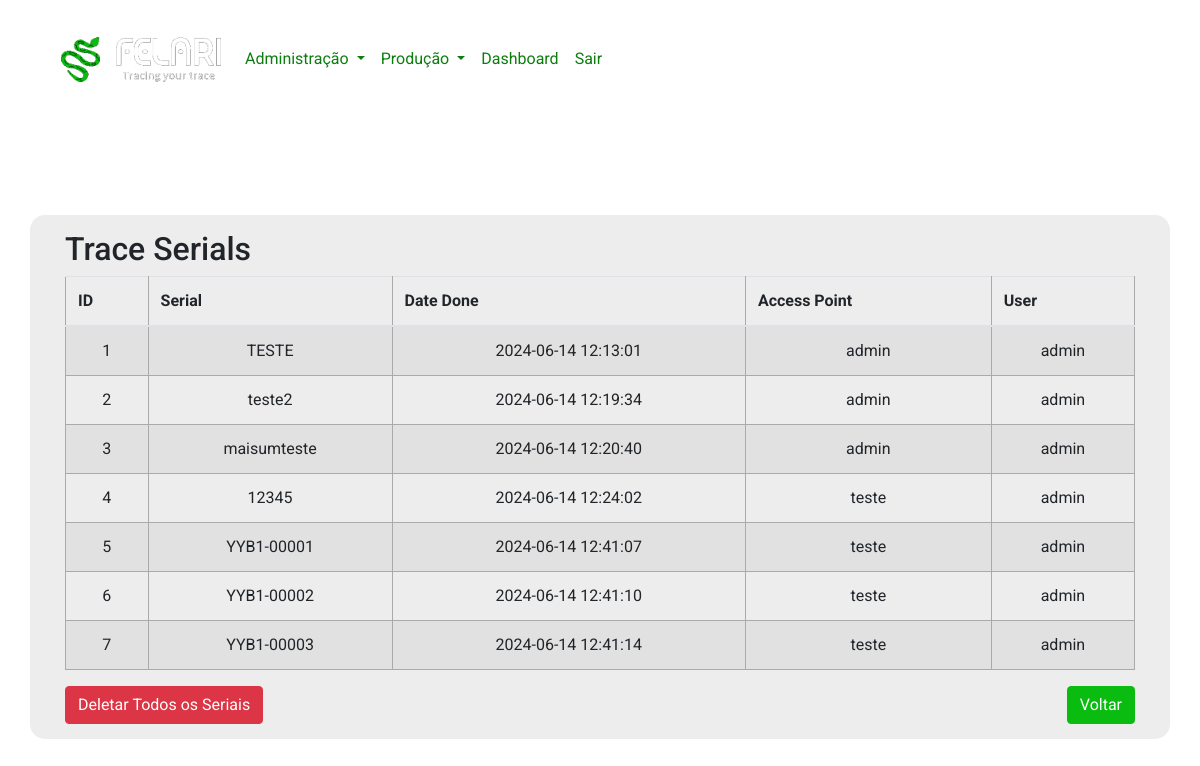
The app's page /trace_serials (signed in), older data.
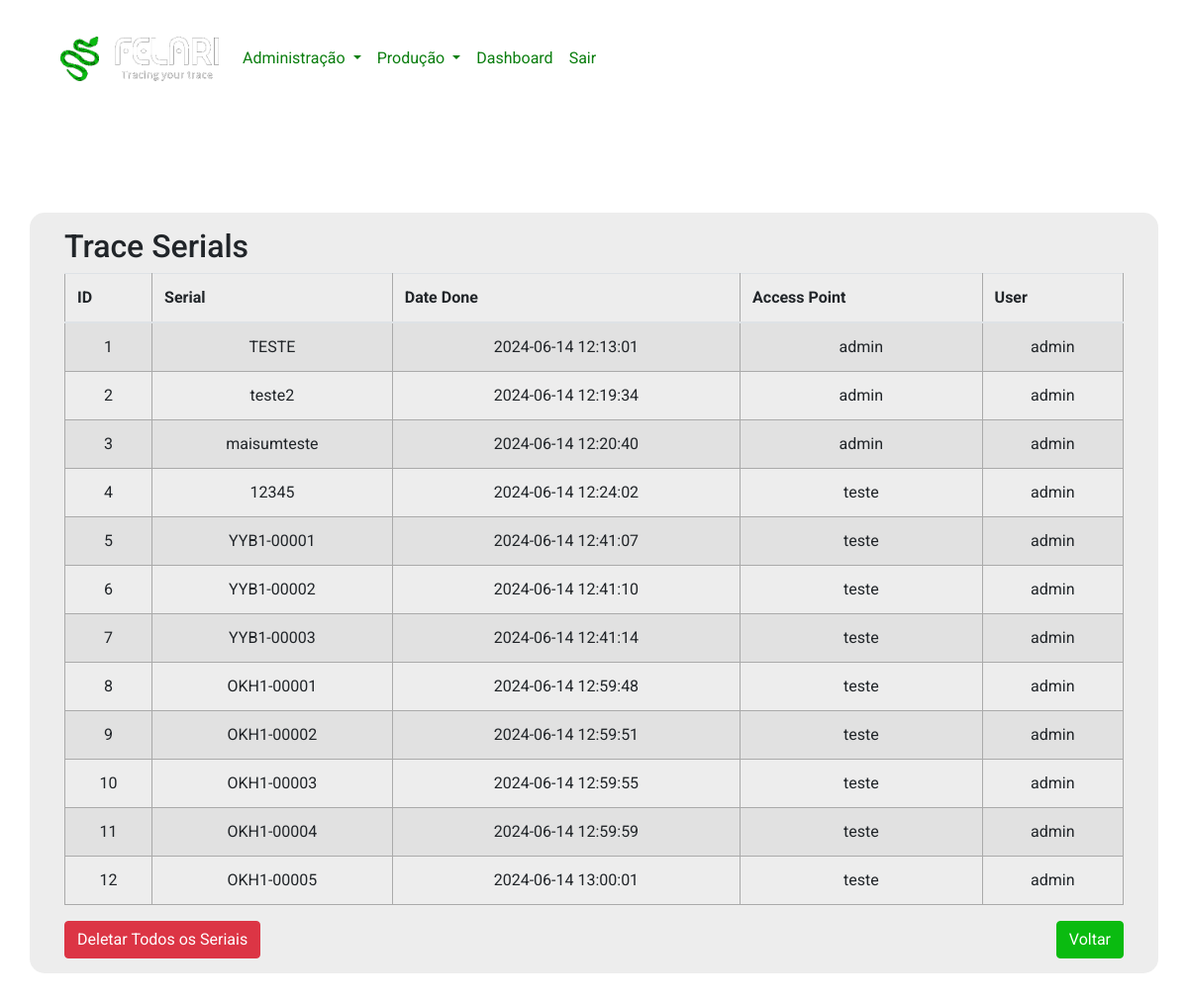
The same page, newer data.
### app.py (models this page shows, shortened)
class TraceSerial(db.Model):
    id = db.Column(db.Integer, primary_key=True)
    serial = db.Column(db.String(50), nullable=False)
    date_done = db.Column(db.DateTime, nullable=False, default=datetime.utcnow)
    access_point = db.Column(db.String(100), nullable=False)
    user = db.Column(db.String(150), nullable=False)
    ordem_id = db.Column(db.Integer, db.ForeignKey('ordem_producao.id'), nullable=False)  # Adicione esta linha
    ordem = db.relationship('OrdemProducao', backref=db.backref('trace_serials', lazy=True))

### app.py (the view)
@app.route('/trace_serials', methods=['GET'])
@login_required
def showTraceSerial():
    form = TaskForm()
    trace_serials = TraceSerial.query.all()
    return render_template('trace_serials.html', trace_serials=trace_serials, form=form)

### app.py (called while the page is built)
@login_manager.user_loader
def load_user(user_id):
    return User.query.get(int(user_id))

### templates/trace_serials.html (shortened to what this page needs)
{% extends 'base.html' %}
{% block body %}
<div class="container my-5 product">
  <div class="row">
    <div class="col-12 product-container">
      <h2>Trace Serials</h2>
      <div class="table-responsive">
        <table class="table table-striped">
            <thead>
                <tr>
                    <th>ID</th>
                    <th>Serial</th>
                    <th>Date Done</th>
                    <th>Access Point</th>
                    <th>User</th>
                </tr>
            </thead>
            <tbody>
                {% for trace in trace_serials %}
                <tr>
                    <td>{{ trace.id }}</td>
                    <td>{{ trace.serial }}</td>
                    <td>{{ trace.date_done.strftime('%Y-%m-%d %H:%M:%S') }}</td>
                    <td>{{ trace.access_point }}</td>
                    <td>{{ trace.user }}</td>
                </tr>
                {% endfor %}
            </tbody>
        </table>
      </div>
      <div class="d-flex align-items-center justify-content-between w-100">
        <form method="POST" action="{{ url_for('delete_all_trace_serials') }}">
          <button type="submit" class="btn btn-danger">Deletar Todos os Seriais</button>
        </form>
        <a class="btn btn-primary" href="{{ url_for('index') }}">Voltar</a>
      </div>
    </div>
  </div>
</div>
{% endblock %}

Row changes from the older to the newer data that the page shows:
added TraceSerial: id "8", serial "OKH1-00001", date_done "2024-06-14 12:59:48", access_point "teste", user "admin"
added TraceSerial: id "9", serial "OKH1-00002", date_done "2024-06-14 12:59:51", access_point "teste", user "admin"
added TraceSerial: id "10", serial "OKH1-00003", date_done "2024-06-14 12:59:55", access_point "teste", user "admin"
added TraceSerial: id "11", serial "OKH1-00004", date_done "2024-06-14 12:59:59", access_point "teste", user "admin"
added TraceSerial: id "12", serial "OKH1-00005", date_done "2024-06-14 13:00:01", access_point "teste", user "admin"
